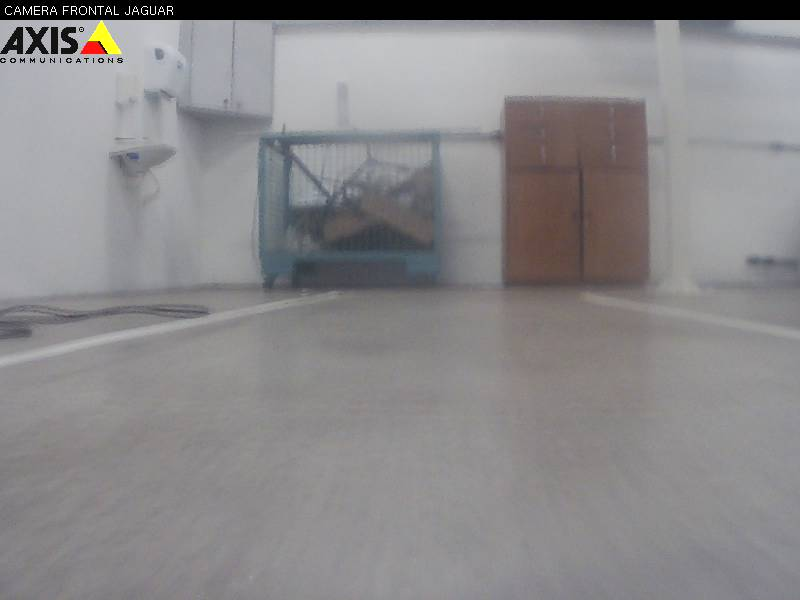
#> input picture figuras/imagem1242.jpg, 800 x 600 px
$ python -i utils.py   (imports and definitions only)
#> lines starting #> are read from the running program, lines starting #| are printed output that depends on the picture
import cv2, os
import numpy as np
import matplotlib.image as mpimg

IMAGE_HEIGHT, IMAGE_WIDTH, IMAGE_CHANNELS = 66, 200, 3
INPUT_SHAPE = (IMAGE_HEIGHT, IMAGE_WIDTH, IMAGE_CHANNELS)


# [5 lines left out: function load_image, not called in this run]


def crop(image):
    """
    Crop the image (removing the sky at the top and the car front at the bottom)
    """
    return image[270:-25, :, :] # remove the sky and the car front defalt: [60:-25, :, :]
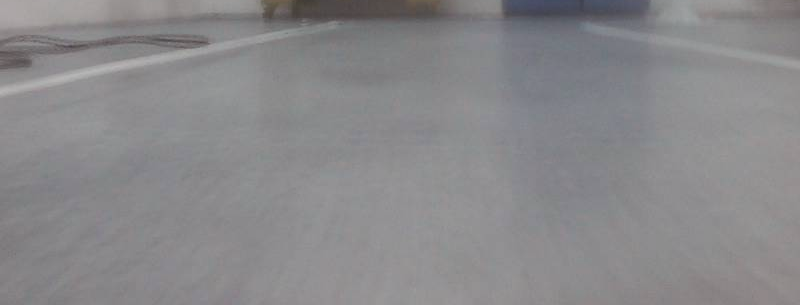
#> returned value: shape (305, 800, 3); mean of channels 0, 1, 2 138.5, 136.3, 137.2; drawn as B, G, R


def resize(image):
    """
    Resize the image to the input shape used by the network model
    """
    return cv2.resize(image, (IMAGE_WIDTH, IMAGE_HEIGHT), cv2.INTER_AREA)
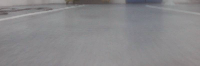
#> returned value: shape (66, 200, 3); mean of channels 0, 1, 2 138.4, 136.3, 137.1; drawn as B, G, R


def rgb2yuv(image):
    """
    Convert the image from RGB to YUV (This is what the NVIDIA model does)
    """
    return cv2.cvtColor(image, cv2.COLOR_RGB2YUV)
#> returned value: shape (66, 200, 3); mean of channels 0, 1, 2 137.1, 128, 129.3


def preprocess(image):
    """
    Combine all preprocess functions into one
    """
    image = crop(image)
    #cv2.imshow('image',image)
    #cv2.waitKey(200)
    #cv2.destroyAllWindows()

    image = resize(image)
    #cv2.imshow('image',image)
    #cv2.waitKey(100)
    #cv2.destroyAllWindows()

    image = rgb2yuv(image)
    #cv2.imshow('image',image)
    #cv2.waitKey(200)
    #cv2.destroyAllWindows()

    return image


# [118 lines left out: functions choose_image, random_flip, random_translate, random_shadow, random_brightness, augument and 1 more, not called in this run]

>>> import cv2
>>> picture = cv2.cvtColor(cv2.imread('../figuras/imagem1242.jpg'), cv2.COLOR_BGR2RGB)
>>> result = preprocess(picture)

$ run again, on figuras/combo.jpg
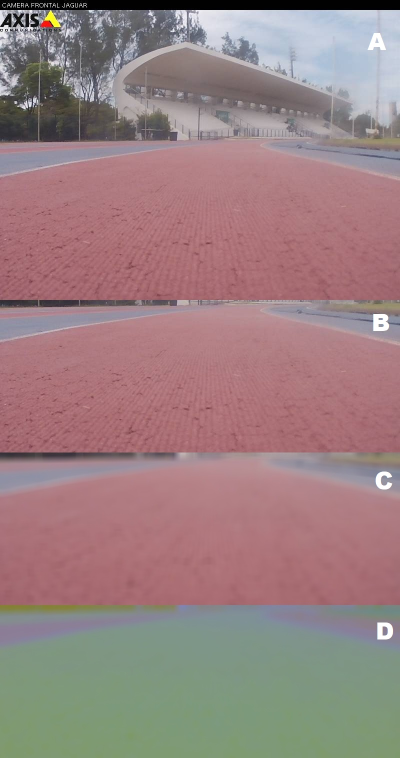
#> input picture figuras/combo.jpg, 800 x 1515 px (shown at 1/2 size)
#> in crop, `return image[270:-25, :, :]`:
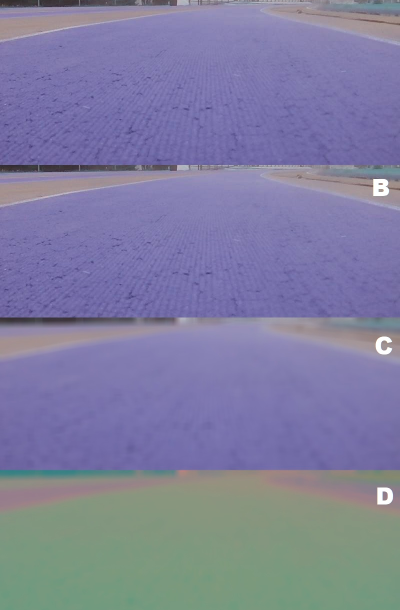
#> returned value: shape (1220, 800, 3) (shown at 1/2 size); mean of channels 0, 1, 2 159.1, 126.3, 127; drawn as B, G, R
#> in resize, `return cv2.resize(image, (IMAGE_WIDTH, IMAGE_HEIGHT), cv2.INTER_AREA)`:
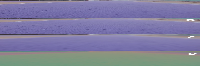
#> returned value: shape (66, 200, 3); mean of channels 0, 1, 2 158.8, 125.9, 126.7; drawn as B, G, R
